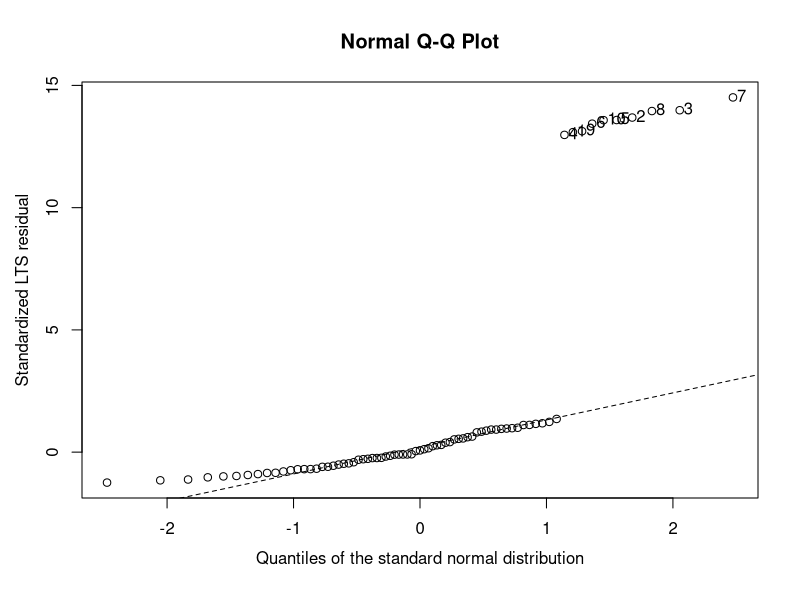
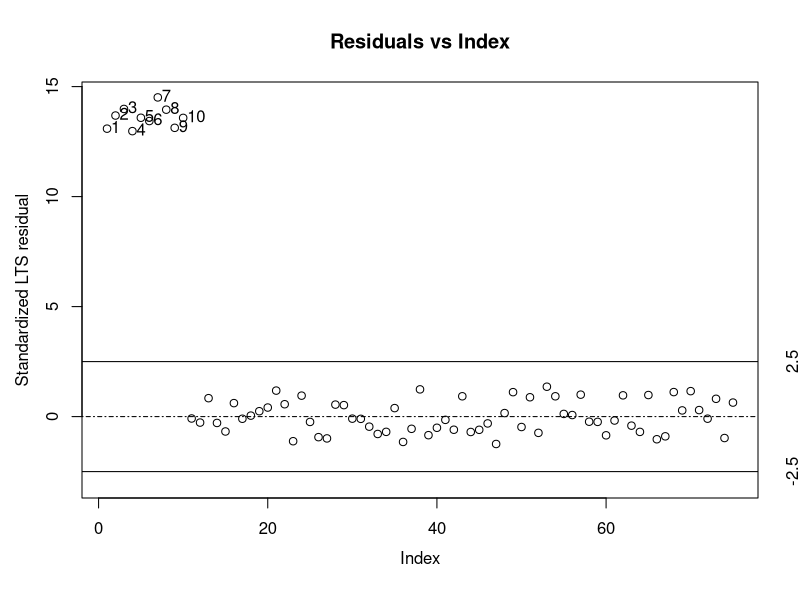
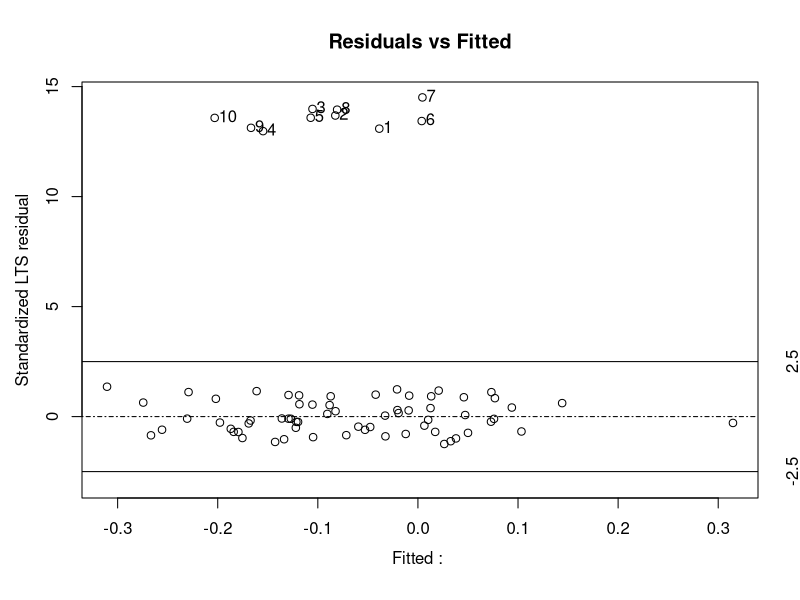
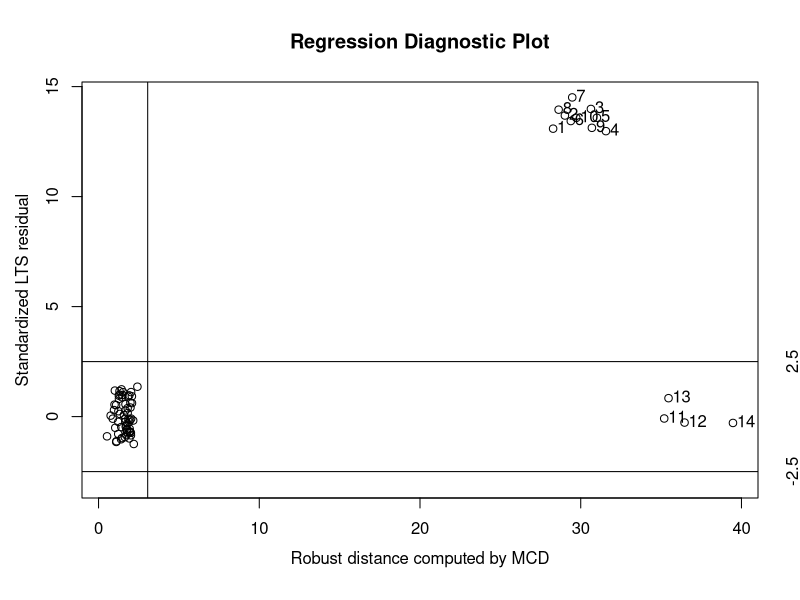

Write R code to recreate these figures, in order.
library(rrcov)
library(stats)


#modello robusto
hbk.lts <- ltsReg(Y~.,data=hbk, alpha=0.5)
plot(hbk.lts)


#Dataset
#data(hbk, package="robustbase")
#hbk.x <- hbk[, -c(4)]
#hbk.y <- hbk[,4]
#write.table(hbk, file="mydata.csv", sep=";")

#robust distance
#mcd <- CovMcd(x = hbk.x, alpha=0.5, use.correction = TRUE, nsamp = "deterministic")
#location <- getCenter(mcd)
#cov <- getCov(mcd)

#dist <- mahalanobis(hbk.x, location, cov,inverted = FALSE)
#robust_distance <- sqrt(dist)
